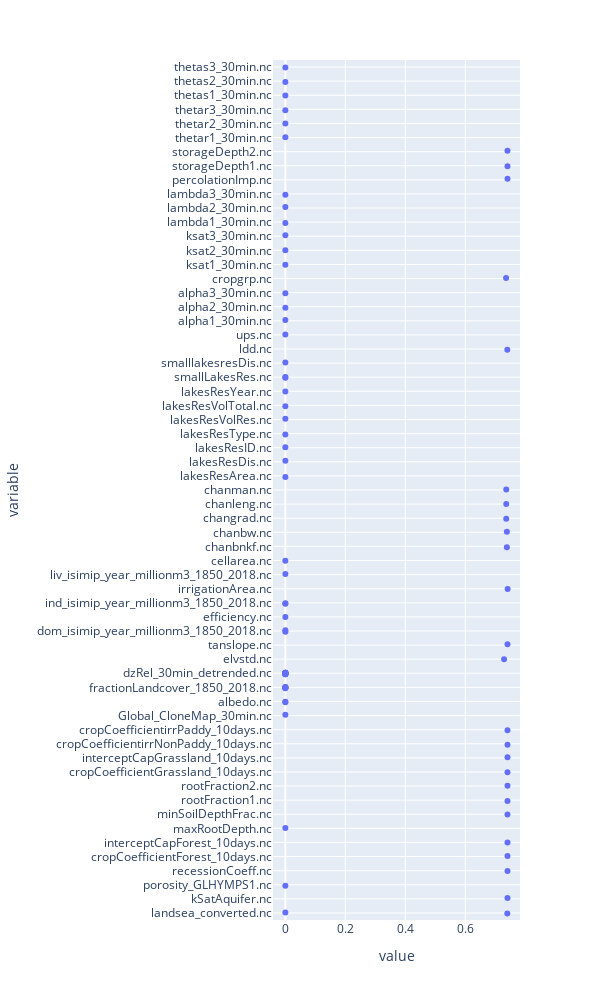

Write notebook code for a chart like this one.
### Code cell
fig = px.strip(missing_percentage_df,
               orientation="h",
               width=600,
               height=1000)

fig.update_xaxes(showgrid=True)
fig.update_yaxes(showgrid=True)

### Figure 1 — Plotly figure (JSON) as saved in the notebook; plotly's stock layout.template omitted (floating-point values rounded to 4 significant figures; data arrays with more than 128 entries replaced by an {"elided": "..."} marker saying what was removed)
{"data": [{"alignmentgroup": "True", "boxpoints": "all", "fillcolor": "rgba(255,255,255,0)", "hoveron": "points", "hovertemplate": "value=%{x}<br>variable=%{y}<extra></extra>", "legendgroup": "", "line": {"color": "rgba(255,255,255,0)"}, "marker": {"color": "#636efa"}, "name": "", "offsetgroup": "", "orientation": "h", "pointpos": 0, "showlegend": false, "type": "box", "x": {"elided": "793 float values"}, "x0": " ", "xaxis": "x", "y": {"elided": "793 str values"}, "y0": " ", "yaxis": "y"}], "layout": {"boxmode": "group", "height": 1000, "legend": {"tracegroupgap": 0}, "margin": {"t": 60}, "width": 600, "xaxis": {"anchor": "y", "domain": [0, 1], "showgrid": true, "title": {"text": "value"}}, "yaxis": {"anchor": "x", "domain": [0, 1], "showgrid": true, "title": {"text": "variable"}}}}
